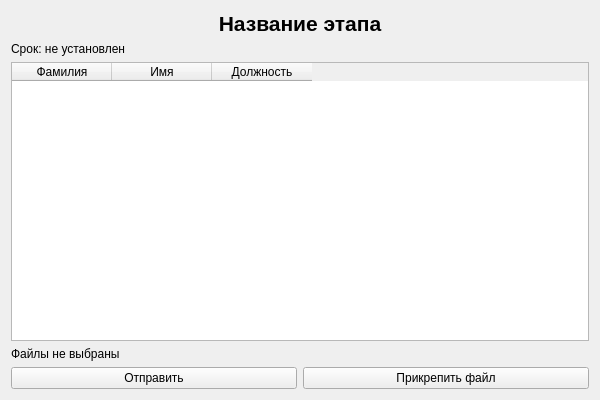
<?xml version="1.0" encoding="UTF-8"?>
<ui version="4.0">
 <class>StageForm</class>
 <widget class="QWidget" name="StageForm">
  <property name="geometry">
   <rect>
    <x>0</x>
    <y>0</y>
    <width>600</width>
    <height>400</height>
   </rect>
  </property>
  <property name="windowTitle">
   <string>Этап</string>
  </property>
  <layout class="QVBoxLayout" name="verticalLayout">
   <item>
    <widget class="QLabel" name="stageTitleLabel">
     <property name="text">
      <string>Название этапа</string>
     </property>
     <property name="alignment">
      <set>Qt::AlignCenter</set>
     </property>
     <property name="styleSheet">
      <string notr="true">font-size: 16pt; font-weight: bold;</string>
     </property>
    </widget>
   </item>
   <item>
    <widget class="QLabel" name="deadlineLabel">
     <property name="text">
      <string>Срок: не установлен</string>
     </property>
    </widget>
   </item>
   <item>
    <widget class="QTableWidget" name="tableWidget">
     <property name="columnCount">
      <number>3</number>
     </property>
     <column>
      <property name="text">
       <string>Фамилия</string>
      </property>
     </column>
     <column>
      <property name="text">
       <string>Имя</string>
      </property>
     </column>
     <column>
      <property name="text">
       <string>Должность</string>
      </property>
     </column>
    </widget>
   </item>
   <item>
    <widget class="QLabel" name="attachedFilesLabel">
     <property name="text">
      <string>Файлы не выбраны</string>
     </property>
    </widget>
   </item>
   <item>
    <layout class="QHBoxLayout" name="buttonLayout">
     <item>
      <widget class="QPushButton" name="sendButton">
       <property name="text">
        <string>Отправить</string>
       </property>
      </widget>
     </item>
     <item>
      <widget class="QPushButton" name="attachButton">
       <property name="text">
        <string>Прикрепить файл</string>
       </property>
      </widget>
     </item>
    </layout>
   </item>
  </layout>
 </widget>
 <resources/>
 <connections/>
</ui>
